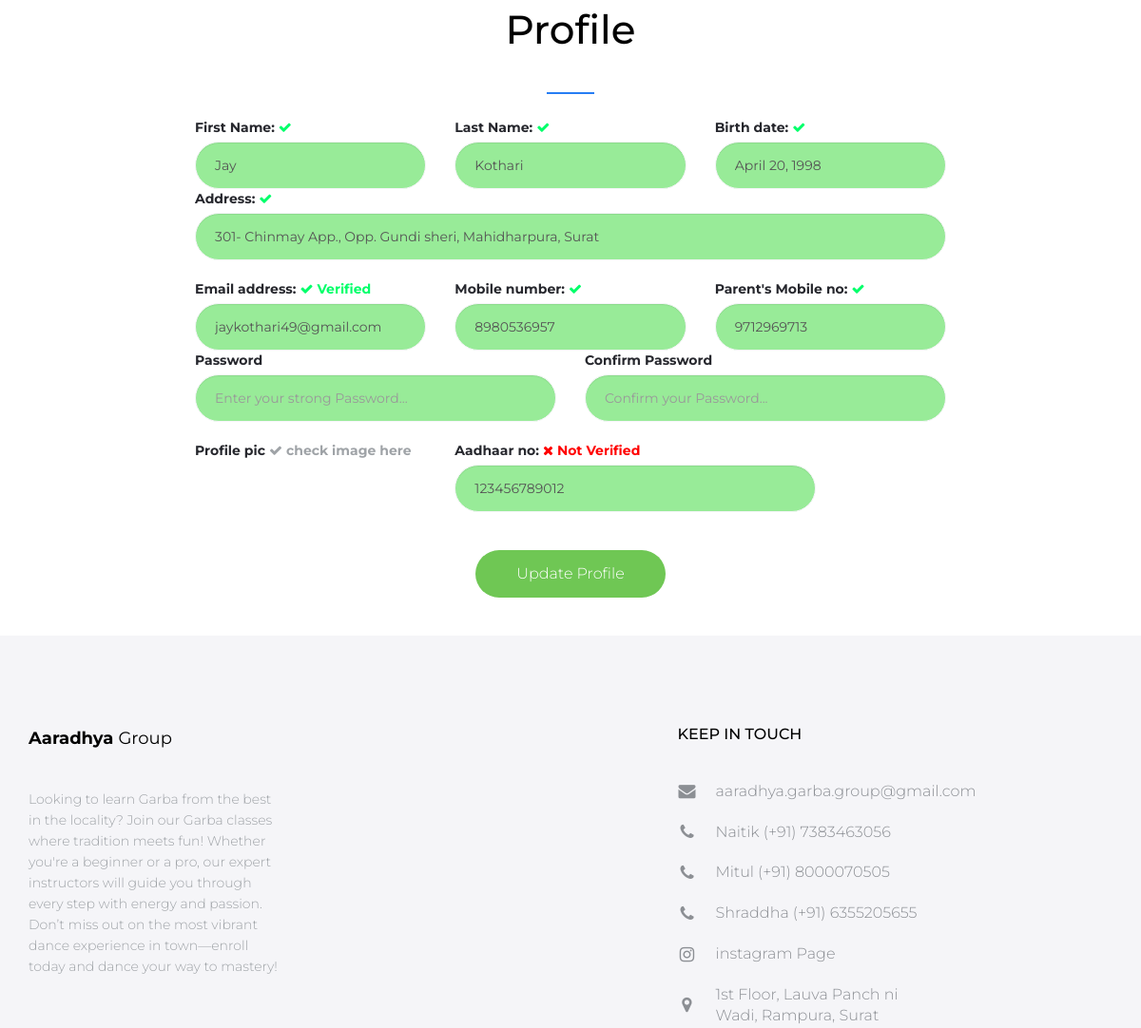
Before: /profile/ (signed in, middle part) with the older database file.
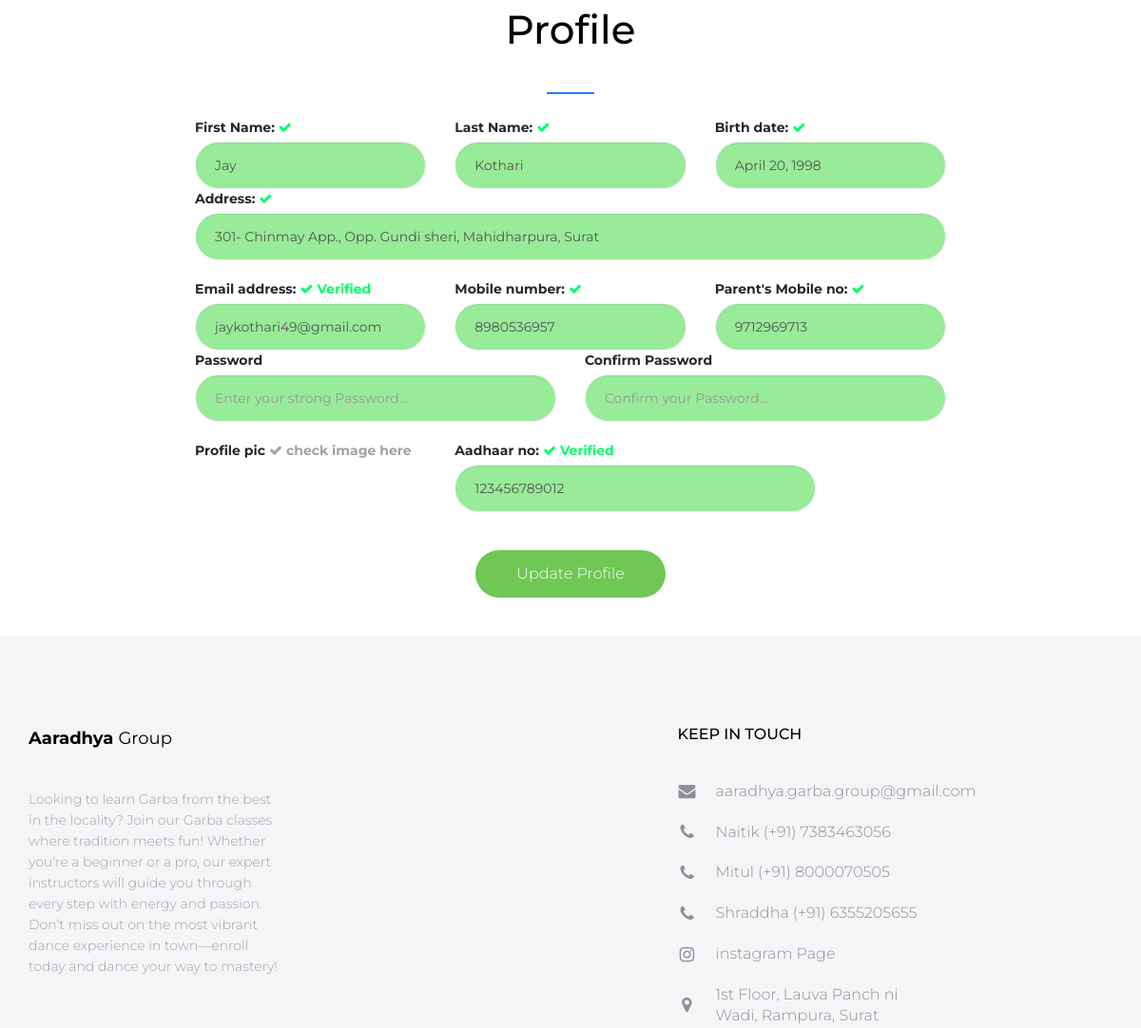
After: the same page with the newer database file.
### student/views.py (the view, shortened to what this page needs)
# urls.py: path('profile/', views.profile, name='profile'),
def profile(request):
    try:
        student = Student.objects.get(email=request.session['email'])
        return render(request, 'student/profile.html', {'student':student})
    except:
        return render(request, 'student/login.html', {'msg':'Please login first!!'})

### student/templates/student/profile.html (shortened to what the changed rows need)
{% extends 'student/student-header.html' %}
{% load static %}
{% block content %}
<div class="row mt-50">
    <div class="col-md-8 col-md-offset-2">
        <h2 class="text-center heading-separator" style="color: black;">Profile</h2>
        <form action="{% url 'profile' %}" method="POST" class="form" enctype="multipart/form-data">
            <br>
            <br>
            <div class="row">
              <div class="col-sm-6 center">
                  <div class="form-group">
                    <label for="name">Aadhaar no:
                        {% if student.aadhar_verified %}
                         <span style="color: rgb(0, 255, 106);"> <i class="fa fa-check"></i> Verified </span>
                        {% else %}
                        <span style="color: red;"> <i class="fa fa-times"></i> Not Verified </span>
                        {% endif %}
                    </label>
                  </div>
              </div>
          </div><br>
        </form>
    </div>
</div>
{% endblock %}

Changed rows visible on the page:
changed Student "Jay": aadhar_verified False → True (drawn)
Other visible differences:
text no longer shown: "Not Verified"
text now shown: "Verified"
